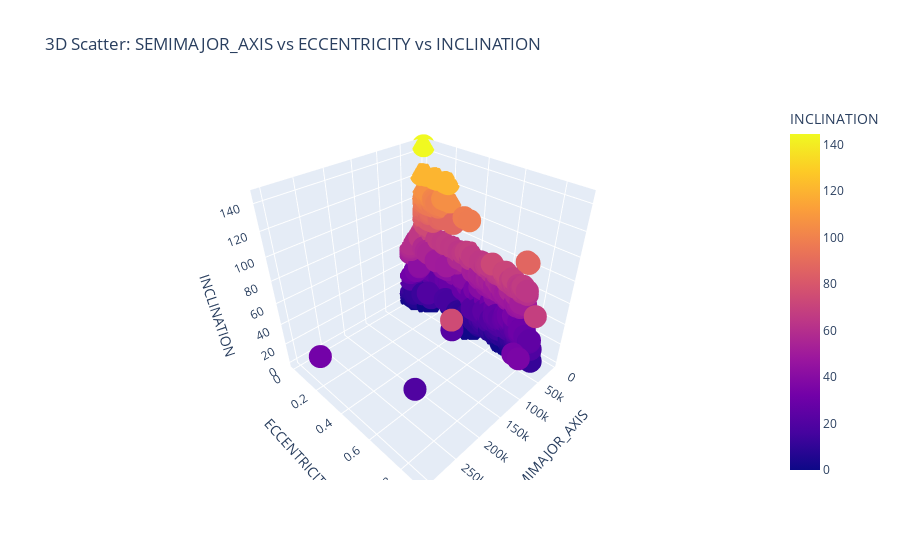

Notebook code cell kept with this figure:
### Code cell
fig = px.scatter_3d(
    df,
    x='SEMIMAJOR_AXIS',
    y='ECCENTRICITY',
    z='INCLINATION',
    color='INCLINATION',
    title='3D Scatter: SEMIMAJOR_AXIS vs ECCENTRICITY vs INCLINATION'
)
fig.show()

### Figure 1 — Plotly figure (JSON) as saved in the notebook; plotly's stock layout.template omitted (floating-point values rounded to 4 significant figures; data arrays with more than 128 entries replaced by an {"elided": "..."} marker saying what was removed)
{"data": [{"hovertemplate": "SEMIMAJOR_AXIS=%{x}<br>ECCENTRICITY=%{y}<br>INCLINATION=%{marker.color}<extra></extra>", "legendgroup": "", "marker": {"color": {"elided": "14372 float values"}, "coloraxis": "coloraxis", "symbol": "circle"}, "mode": "markers", "name": "", "scene": "scene", "showlegend": false, "type": "scatter3d", "x": {"elided": "14372 float values"}, "y": {"elided": "14372 float values"}, "z": {"elided": "14372 float values"}}], "layout": {"coloraxis": {"colorbar": {"title": {"text": "INCLINATION"}}, "colorscale": [[0, "#0d0887"], [0.1111, "#46039f"], [0.2222, "#7201a8"], [0.3333, "#9c179e"], [0.4444, "#bd3786"], [0.5556, "#d8576b"], [0.6667, "#ed7953"], [0.7778, "#fb9f3a"], [0.8889, "#fdca26"], [1, "#f0f921"]]}, "legend": {"tracegroupgap": 0}, "scene": {"domain": {"x": [0, 1], "y": [0, 1]}, "xaxis": {"title": {"text": "SEMIMAJOR_AXIS"}}, "yaxis": {"title": {"text": "ECCENTRICITY"}}, "zaxis": {"title": {"text": "INCLINATION"}}}, "title": {"text": "3D Scatter: SEMIMAJOR_AXIS vs ECCENTRICITY vs INCLINATION"}}}
